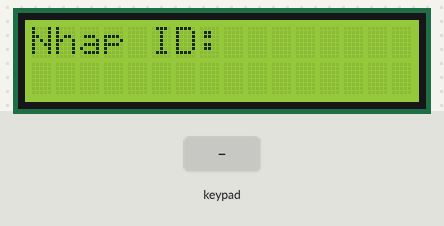
Simulated run of this sketch. Board: Arduino Uno, built with avr-gcc and run on an emulated ATmega328P. On the bench: 16×2 character LCD. The inputs (shaded band) are chosen by the test bench.

Above: at 1.2 s.
1.3 s: keypad keys 1 2 3 4 5 # pressed 0.4 s apart
At 3.9 s:
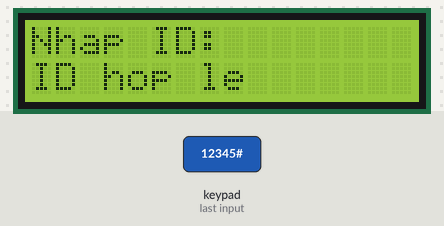
5.2 s: key 'A' pressed
At 6.2 s:
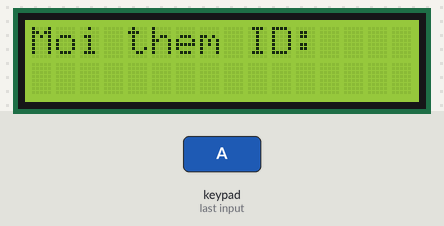
6.9 s: keypad keys 1 2 3 4 5 D pressed 0.4 s apart
At 9.3 s:
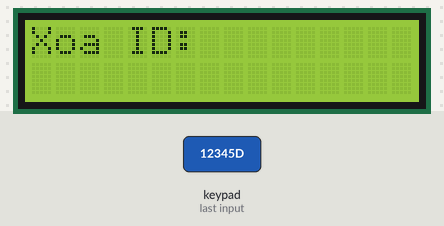
10.8 s: key 'C' pressed
At 12.0 s:
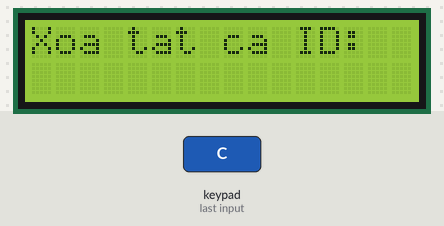
12.3 s: key '#' pressed
At 13.1 s:
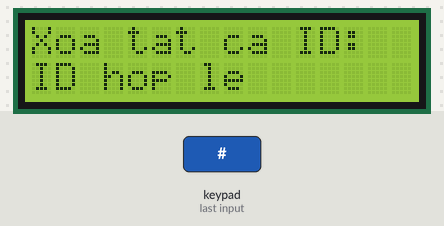
15.3 s: keypad keys 1 9 1 8 5 1 7 # pressed 0.4 s apart
At 19.0 s:
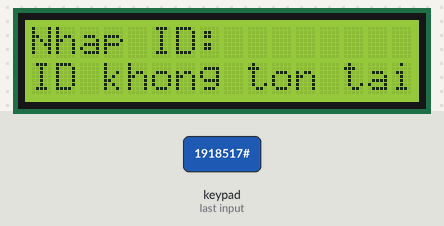
Timing chart, 0 to 20.5 s (numbered marks = the images above; inputs shaded):
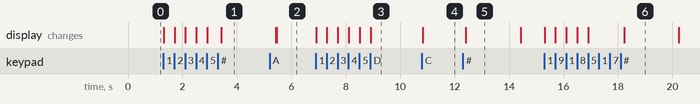

The sketch:

keypadpassword.ino
```cpp
#include "Keypad.h"
#include "Wire.h"
#include "LiquidCrystal_I2C.h"

const byte ROWS = 4; //four rows
const byte COLS = 4; //four columns

char keys[ROWS][COLS] = {
  {'1','2','3','A'},
  {'4','5','6','B'},
  {'7','8','9','C'},
  {'*','0','#','D'}
};

byte rowPins[ROWS] = {19, 18, 5, 17};
byte colPins[COLS] = {16,4,0,2};

Keypad keypad = Keypad(makeKeymap(keys), rowPins, colPins, ROWS, COLS);
LiquidCrystal_I2C lcd(0x27, 16, 2);

const int len_key = 5;
char master_key[len_key] = {'1','2','3','4','5'};
char attempt_key[len_key];
int z = 0;

void clearInput() {
  for (int i = 0; i < len_key; i++) {
    attempt_key[i] = 0;
  }
  z = 0;
  lcd.setCursor(0, 1);
  lcd.print("    "); // Clear the input display on LCD
}

void setup() {
  Serial.begin(9600);
  lcd.init();      // khoi tao man hinh
  lcd.backlight(); // bat den man hinh
  lcd.setCursor(0, 0); // chon vi tri dat con tro
  lcd.print("Nhap ID:");
}

void loop() {
  char key = keypad.getKey();
  if (key && key != '*' && key != '#') {
    if(z<=4){
    lcd.setCursor(z, 1);
    lcd.print("*");
    }
  }
  if (key) {
    switch (key) {
      case '*':
        clearInput();
        break;
      case '#':
        delay(100); // added debounce
        checkKEY();
        break;
      case 'A':
        lcd.clear();
        lcd.setCursor(0, 0);
        lcd.print("Moi them ID:");
        break;
      case 'C':
        lcd.clear();
        lcd.setCursor(0, 0);
        lcd.print("Xoa tat ca ID:");
        break;
      case 'D':
        lcd.clear();
        lcd.setCursor(0, 0);
        lcd.print("Xoa ID:");
        break;
      default:
        if (z < len_key) {
          attempt_key[z] = key;
          z++;
        }
        if (z == len_key) {
          break; // Ngăn chặn thêm kí tự khi z đã đạt đến len_key
        }
    }
  }
}

void checkKEY() {
  int correct = 0;
  int i;
  for (i = 0; i < len_key; i++) {
    if (attempt_key[i] == master_key[i]) {
      correct++;
    }
  }
  if (correct == len_key && z == len_key) {
    lcd.setCursor(0, 1);
    lcd.print("ID hop le");
    delay(2000);
    clearInput();
    lcd.clear();
    lcd.setCursor(0, 0);
    lcd.print("Nhap ID:");
  } else {
    lcd.setCursor(0, 1);
    lcd.print("ID khong ton tai");
    delay(2000);
    clearInput();
    lcd.clear();
    lcd.setCursor(0, 0);
    lcd.print("Nhap ID:");

  }
}
```

Measured:
- after the input at 1.3 s, the display: first changes at once (image 1 shows a later state)
- after the input at 5.2 s, the display: first differs from a run without the input after 0.27 s (image 2)
- after the input at 6.9 s, the display: first changes at once (image 3 shows a later state)
- after the input at 10.8 s, the display: changes at once (image 4)
- after the input at 12.3 s, the display: changes after 0.12 s (image 5)
- after the input at 15.3 s, the display: first changes at once (image 6 shows a later state)
- what the display in image 5 shows lasts 2.0 s, from 12.4 s to 14.4 s
